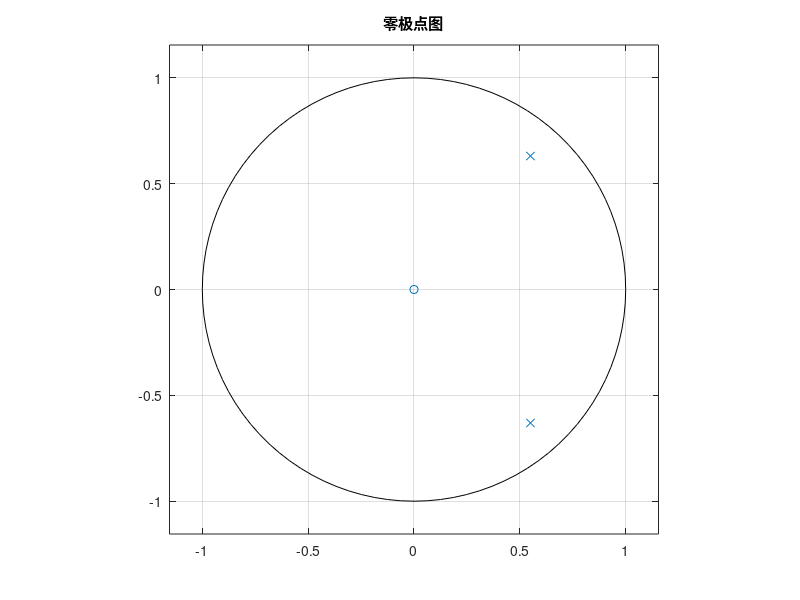
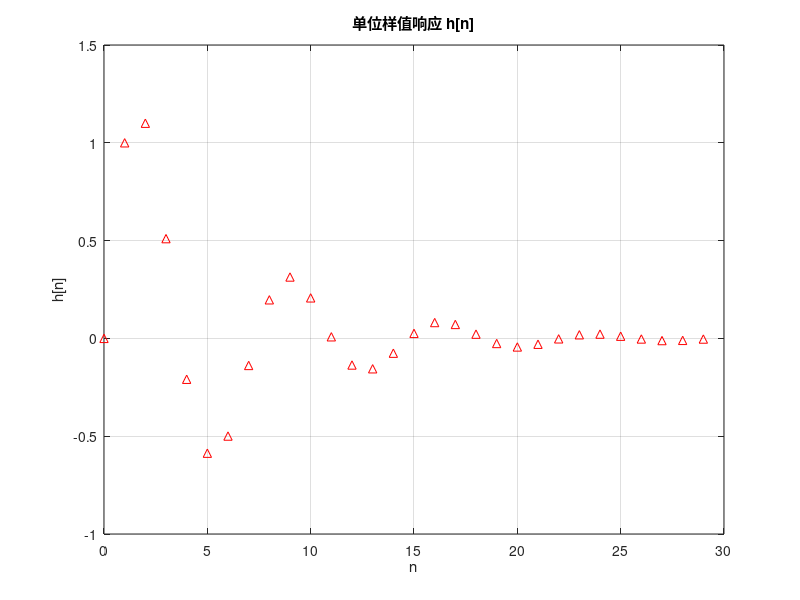
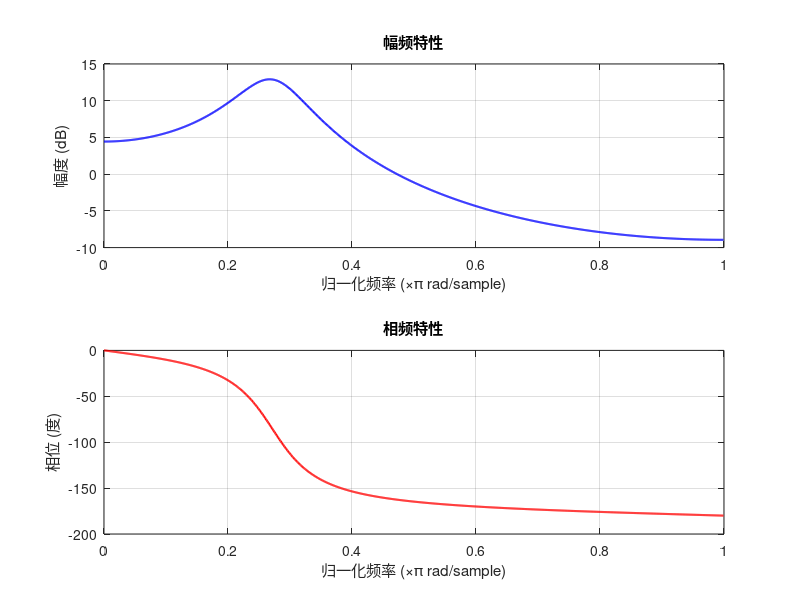

Write MATLAB code to recreate these figures, in order.
clear;
close all;
clc;


% ex08_06.m  |  例8.6 · 二阶带通  |  AI 生成，已校验，R2023b
% 二阶离散系统分析
clear; close all; clc;

% 差分方程系数（按照 filter 约定）
% a(1)*y(n) = b(1)*x(n) + b(2)*x(n-1) + ... - a(2)*y(n-1) - a(3)*y(n-2) ...
% 方程：y(n) = x(n-1) + 1.1*y(n-1) - 0.7*y(n-2)
%  => a = [1, -1.1, 0.7],  b = [0, 1]
b = [0, 1];          % 分子系数：z^{-1} 项
a = [1, -1.1, 0.7];  % 分母系数

%% 1. 零极点图
figure;
zplane(b, a);
title('零极点图');
grid on;

%% 2. 单位样值响应
figure;
impz(b, a, 30);  % 绘制前30个样值
title('单位样值响应 h[n]');
xlabel('n'); ylabel('h[n]');
grid on;

%% 3. 幅频特性与相频特性
% 使用 freqz 计算频率响应（返回幅度和相位）
[h, w] = freqz(b, a, 1024);  % 1024 点频率响应，w 为归一化角频率 (0 到 pi)

% 幅频特性 (dB)
figure;
subplot(2,1,1);
plot(w/pi, 20*log10(abs(h)), 'b-', 'LineWidth', 1.5);
xlabel('归一化频率 (\times\pi rad/sample)');
ylabel('幅度 (dB)');
title('幅频特性');
grid on;

% 相频特性 (度)
subplot(2,1,2);
plot(w/pi, angle(h)*180/pi, 'r-', 'LineWidth', 1.5);
xlabel('归一化频率 (\times\pi rad/sample)');
ylabel('相位 (度)');
title('相频特性');
grid on;
